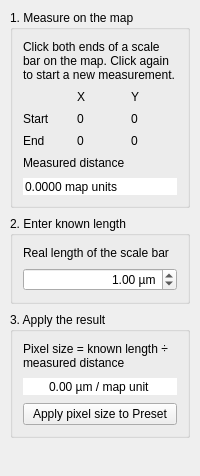
          <widget class="QWidget" name="tab_3_content">
           <layout class="QVBoxLayout" name="layout_37">
            <property name="spacing">
             <number>8</number>
            </property>
            <property name="leftMargin">
             <number>10</number>
            </property>
            <property name="topMargin">
             <number>10</number>
            </property>
            <property name="rightMargin">
             <number>10</number>
            </property>
            <property name="bottomMargin">
             <number>10</number>
            </property>
            <item>
             <widget class="QGroupBox" name="Grp_Step1">
              <property name="title">
               <string>1. Measure on the map</string>
              </property>
              <layout class="QVBoxLayout" name="layout_34">
               <property name="spacing">
                <number>8</number>
               </property>
               <property name="leftMargin">
                <number>10</number>
               </property>
               <property name="topMargin">
                <number>10</number>
               </property>
               <property name="rightMargin">
                <number>10</number>
               </property>
               <property name="bottomMargin">
                <number>10</number>
               </property>
               <item>
                <widget class="QLabel" name="Hint_Measure">
                 <property name="text">
                  <string>Click both ends of a scale bar on the map. Click again to start a new measurement.</string>
                 </property>
                 <property name="wordWrap">
                  <bool>true</bool>
                 </property>
                 <property name="textFormat">
                  <enum>Qt::PlainText</enum>
                 </property>
                 <property name="textInteractionFlags">
                  <set>Qt::TextSelectableByMouse</set>
                 </property>
                </widget>
               </item>
               <item>
                <layout class="QGridLayout" name="layout_33">
                 <property name="spacing">
                  <number>8</number>
                 </property>
                 <property name="leftMargin">
                  <number>0</number>
                 </property>
                 <property name="topMargin">
                  <number>0</number>
                 </property>
                 <property name="rightMargin">
                  <number>0</number>
                 </property>
                 <property name="bottomMargin">
                  <number>0</number>
                 </property>
                 <item row="0" column="1">
                  <widget class="QLabel" name="label_21">
                   <property name="text">
                    <string>X</string>
                   </property>
                   <property name="wordWrap">
                    <bool>true</bool>
                   </property>
                   <property name="textInteractionFlags">
                    <set>Qt::TextSelectableByMouse</set>
                   </property>
                  </widget>
                 </item>
                 <item row="0" column="2">
                  <widget class="QLabel" name="label_23">
                   <property name="text">
                    <string>Y</string>
                   </property>
                   <property name="wordWrap">
                    <bool>true</bool>
                   </property>
                   <property name="textInteractionFlags">
                    <set>Qt::TextSelectableByMouse</set>
                   </property>
                  </widget>
                 </item>
                 <item row="1" column="0">
                  <widget class="QLabel" name="label_25">
                   <property name="text">
                    <string>Start</string>
                   </property>
                   <property name="wordWrap">
                    <bool>true</bool>
                   </property>
                   <property name="textInteractionFlags">
                    <set>Qt::TextSelectableByMouse</set>
                   </property>
                  </widget>
                 </item>
                 <item row="1" column="1">
                  <widget class="QLabel" name="TXT_PST_Start_X">
                   <property name="text">
                    <string>0</string>
                   </property>
                   <property name="textInteractionFlags">
                    <set>Qt::TextSelectableByMouse</set>
                   </property>
                  </widget>
                 </item>
                 <item row="1" column="2">
                  <widget class="QLabel" name="TXT_PST_Start_Y">
                   <property name="text">
                    <string>0</string>
                   </property>
                   <property name="textInteractionFlags">
                    <set>Qt::TextSelectableByMouse</set>
                   </property>
                  </widget>
                 </item>
                 <item row="2" column="0">
                  <widget class="QLabel" name="label_22">
                   <property name="text">
                    <string>End</string>
                   </property>
                   <property name="wordWrap">
                    <bool>true</bool>
                   </property>
                   <property name="textInteractionFlags">
                    <set>Qt::TextSelectableByMouse</set>
                   </property>
                  </widget>
                 </item>
                 <item row="2" column="1">
                  <widget class="QLabel" name="TXT_PST_End_X">
                   <property name="text">
                    <string>0</string>
                   </property>
                   <property name="textInteractionFlags">
                    <set>Qt::TextSelectableByMouse</set>
                   </property>
                  </widget>
                 </item>
                 <item row="2" column="2">
                  <widget class="QLabel" name="TXT_PST_End_Y">
                   <property name="text">
                    <string>0</string>
                   </property>
                   <property name="textInteractionFlags">
                    <set>Qt::TextSelectableByMouse</set>
                   </property>
                  </widget>
                 </item>
                </layout>
               </item>
               <item>
                <widget class="QLabel" name="label_24">
                 <property name="text">
                  <string>Measured distance</string>
                 </property>
                 <property name="wordWrap">
                  <bool>true</bool>
                 </property>
                 <property name="buddy">
                  <cstring>SPN_PST_ScaleBar_Len_Px</cstring>
                 </property>
                 <property name="textInteractionFlags">
                  <set>Qt::TextSelectableByMouse</set>
                 </property>
                </widget>
               </item>
               <item>
                <widget class="QDoubleSpinBox" name="SPN_PST_ScaleBar_Len_Px">
                 <property name="frame">
                  <bool>false</bool>
                 </property>
                 <property name="alignment">
                  <set>Qt::AlignLeading|Qt::AlignLeft|Qt::AlignVCenter</set>
                 </property>
                 <property name="readOnly">
                  <bool>true</bool>
                 </property>
                 <property name="buttonSymbols">
                  <enum>QAbstractSpinBox::NoButtons</enum>
                 </property>
                 <property name="showGroupSeparator" stdset="0">
                  <bool>false</bool>
                 </property>
                 <property name="decimals">
                  <number>4</number>
                 </property>
                 <property name="prefix">
                  <string />
                 </property>
                 <property name="maximum">
                  <double>999999999.000000000000000</double>
                 </property>
                 <property name="suffix">
                  <string> map units</string>
                 </property>
                 <property name="keyboardTracking">
                  <bool>false</bool>
                 </property>
                 <property name="accessibleName">
                  <string>Measured distance</string>
                 </property>
                </widget>
               </item>
              </layout>
             </widget>
            </item>
            <item>
             <widget class="QGroupBox" name="Grp_Step2">
              <property name="title">
               <string>2. Enter known length</string>
              </property>
              <layout class="QVBoxLayout" name="layout_35">
               <property name="spacing">
                <number>8</number>
               </property>
               <property name="leftMargin">
                <number>10</number>
               </property>
               <property name="topMargin">
                <number>10</number>
               </property>
               <property name="rightMargin">
                <number>10</number>
               </property>
               <property name="bottomMargin">
                <number>10</number>
               </property>
               <item>
                <widget class="QLabel" name="label_26">
                 <property name="text">
                  <string>Real length of the scale bar</string>
                 </property>
                 <property name="wordWrap">
                  <bool>true</bool>
                 </property>
                 <property name="buddy">
                  <cstring>SPN_PST_ScaleBar_Len_um</cstring>
                 </property>
                 <property name="textInteractionFlags">
                  <set>Qt::TextSelectableByMouse</set>
                 </property>
                </widget>
               </item>
               <item>
                <widget class="QDoubleSpinBox" name="SPN_PST_ScaleBar_Len_um">
                 <property name="alignment">
                  <set>Qt::AlignRight|Qt::AlignTrailing|Qt::AlignVCenter</set>
                 </property>
                 <property name="minimum">
                  <double>0.000000000000000</double>
                 </property>
                 <property name="maximum">
                  <double>9999999999999.000000000000000</double>
                 </property>
                 <property name="value">
                  <double>1.000000000000000</double>
                 </property>
                 <property name="suffix">
                  <string> µm</string>
                 </property>
                 <property name="keyboardTracking">
                  <bool>false</bool>
                 </property>
                 <property name="accessibleName">
                  <string>Real length of the scale bar</string>
                 </property>
                </widget>
               </item>
              </layout>
             </widget>
            </item>
            <item>
             <widget class="QGroupBox" name="Grp_Step3">
              <property name="title">
               <string>3. Apply the result</string>
              </property>
              <layout class="QVBoxLayout" name="layout_36">
               <property name="spacing">
                <number>8</number>
               </property>
               <property name="leftMargin">
                <number>10</number>
               </property>
               <property name="topMargin">
                <number>10</number>
               </property>
               <property name="rightMargin">
                <number>10</number>
               </property>
               <property name="bottomMargin">
                <number>10</number>
               </property>
               <item>
                <widget class="QLabel" name="Hint_Calculation">
                 <property name="text">
                  <string>Pixel size = known length ÷ measured distance</string>
                 </property>
                 <property name="wordWrap">
                  <bool>true</bool>
                 </property>
                 <property name="textFormat">
                  <enum>Qt::PlainText</enum>
                 </property>
                 <property name="textInteractionFlags">
                  <set>Qt::TextSelectableByMouse</set>
                 </property>
                </widget>
               </item>
               <item>
                <widget class="QDoubleSpinBox" name="SPN_PST_PixelSize">
                 <property name="wrapping">
                  <bool>false</bool>
                 </property>
                 <property name="frame">
                  <bool>false</bool>
                 </property>
                 <property name="alignment">
                  <set>Qt::AlignCenter</set>
                 </property>
                 <property name="readOnly">
                  <bool>true</bool>
                 </property>
                 <property name="buttonSymbols">
                  <enum>QAbstractSpinBox::NoButtons</enum>
                 </property>
                 <property name="minimum">
                  <double>0.000000000000000</double>
                 </property>
                 <property name="maximum">
                  <double>9999999999.000000000000000</double>
                 </property>
                 <property name="suffix">
                  <string> µm / map unit</string>
                 </property>
                 <property name="keyboardTracking">
                  <bool>false</bool>
                 </property>
                 <property name="accessibleName">
                  <string>Calculated pixel size in micrometers per map unit</string>
                 </property>
                </widget>
               </item>
               <item>
                <widget class="QPushButton" name="Btn_PST_Set">
                 <property name="autoDefault">
                  <bool>false</bool>
                 </property>
                 <property name="default">
                  <bool>false</bool>
                 </property>
                 <property name="text">
                  <string>Apply pixel size to Preset</string>
                 </property>
                 <property name="toolTip">
                  <string>Copy this value to Preset and switch to that tab.</string>
                 </property>
                </widget>
               </item>
              </layout>
             </widget>
            </item>
            <item>
             <spacer name="spacer_2">
              <property name="orientation">
               <enum>Qt::Vertical</enum>
              </property>
              <property name="sizeType">
               <enum>QSizePolicy::Expanding</enum>
              </property>
              <property name="sizeHint" stdset="0">
               <size>
                <width>0</width>
                <height>0</height>
               </size>
              </property>
             </spacer>
            </item>
           </layout>
          </widget>
